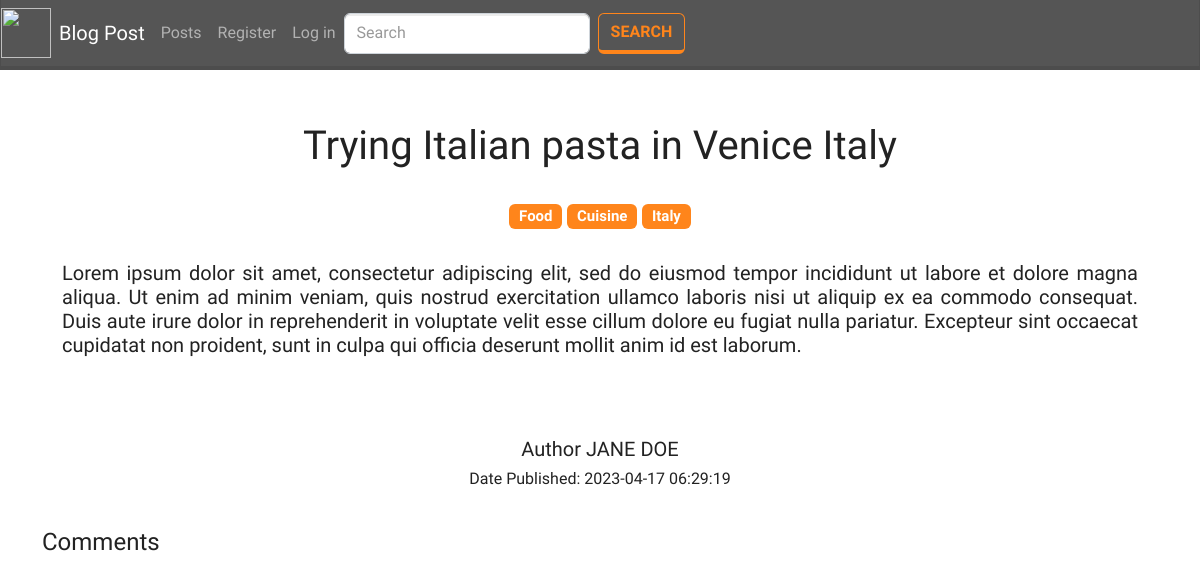
Page /single_post.php?id=5 on the earlier database version.
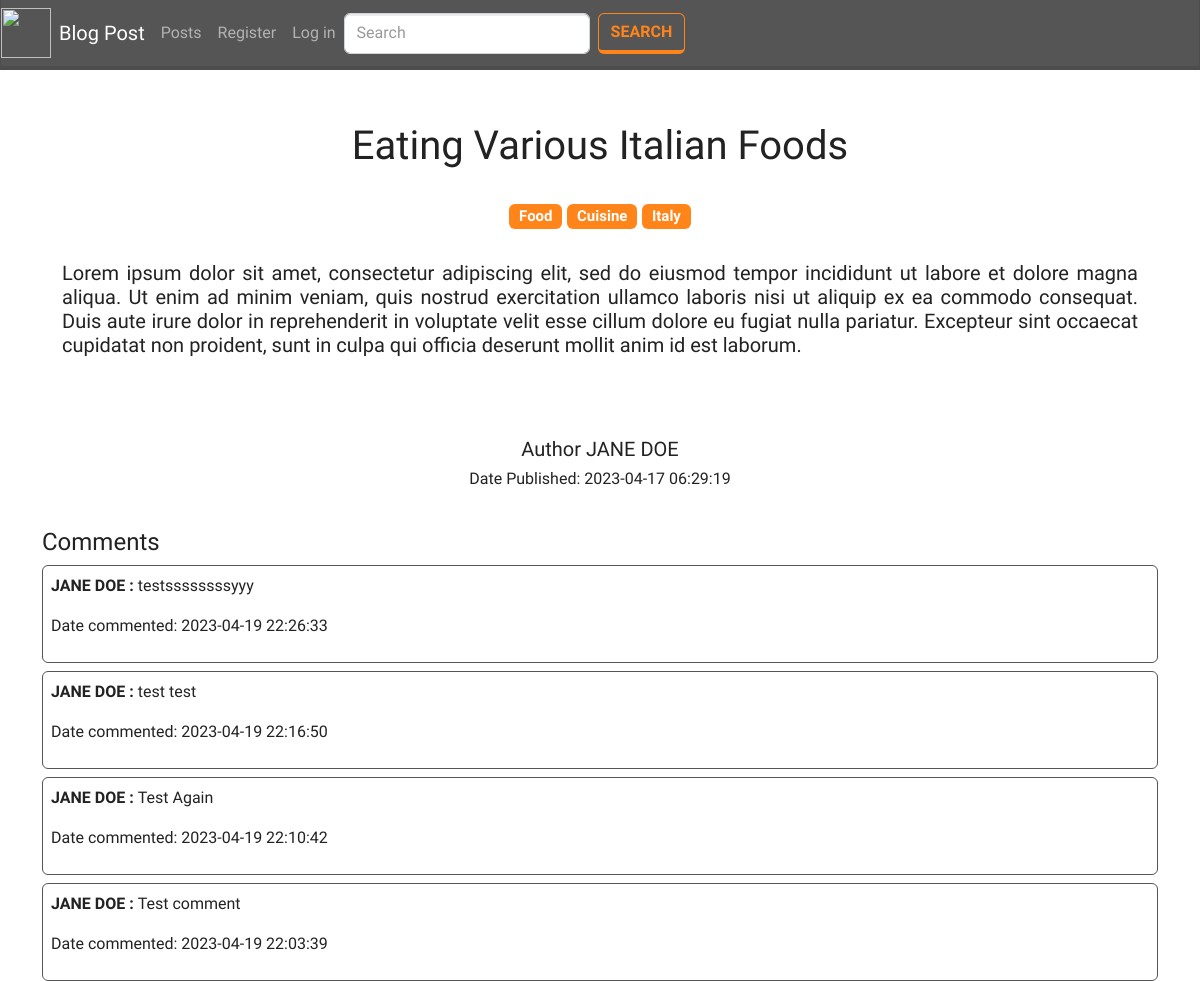
Same page on the later database version.
### tables this page shows
CREATE TABLE `blogs` (
  `id` int(11) NOT NULL,
  `author_id` int(11) NOT NULL,
  `title` varchar(255) NOT NULL,
  `body` longtext NOT NULL,
  `tags` varchar(255) NOT NULL,
  `date_created` datetime NOT NULL
);

CREATE TABLE `users` (
  `id` int(11) NOT NULL,
  `first_name` varchar(255) NOT NULL,
  `middle_name` varchar(255) NOT NULL,
  `last_name` varchar(255) NOT NULL,
  `email` varchar(255) NOT NULL,
  `password` varchar(255) NOT NULL,
  `privacy_policy` varchar(255) NOT NULL,
  `is_admin` int(11) NOT NULL,
  `is_active` int(11) NOT NULL,
  `image` varchar(255) NOT NULL
);

CREATE TABLE `comments` (
  `id` int(11) NOT NULL,
  `blog_id` int(11) NOT NULL,
  `user_id` int(11) NOT NULL,
  `comment` longtext NOT NULL,
  `date_created` datetime NOT NULL
);

### includes/functions.php (called while the page is built, shortened)
<?php
function getSinglePosts(){
    $id = $_GET['id'];
    $q = "SELECT b.id as `bid`, b.author_id, b.title, b.body, b.tags, b.date_created, u.id, u.first_name, u.last_name  FROM blogs b INNER JOIN users u ON b.author_id = u.id WHERE b.id = $id";
    $result = mysqli_query($_SESSION['conn'], $q);
    $temp = array();
    while ($row = $result->fetch_assoc()) {
        $temp[] = $row;
    }
    return $temp;
}
function getComments(){
    $id = $_GET['id'];
    $q = "SELECT CONCAT(u.first_name, ' ', u.last_name) as `fullname`, c.comment, c.date_created FROM comments c INNER JOIN users u ON c.user_id = u.id WHERE c.blog_id = $id ORDER BY c.id DESC";
    $result = mysqli_query($_SESSION['conn'], $q);
    $temp = array();
    while ($row = $result->fetch_assoc()) {
        $temp[] = $row;
    }
    return $temp;
}

### single_post.php (the view, shortened to what this page needs)
<?php include('components/header.php'); ?>
<div class="container mt-5 ">
<div class="row m-1 p-1 text-center ">
        <div class="col">
            <?php foreach(getSinglePosts() as $res) {?>
                <h1><?= $res['title']?></h1>
                <br>
                <?php $tags = explode(',', $res['tags']) ?>
                <h5>
                    <?php foreach($tags as $tag){?>
                        <a  class="badge bg-warning" style="text-decoration: none"><?= $tag ?></a>
                        <?php } ?>
                    </h5>
                    <br>
                    <h5 style="text-align: justify"><?= $res['body']?></h5>
                    <br>
                    <br>
                    <br>
                    <h5>Author <?= strtoupper($res['first_name'] . " " . $res['last_name'])?></h5>
                    <h6>Date Published: <?= $res['date_created']?></h6>
                    <br>
                    <?php } ?>
                </div>
            </div>
            <div>
    <h4>Comments</h4>
    </div>
    <?php foreach(getComments() as $res) {?>
    <div class="card border-dark p-2 mt-2">
        <p><b> <?= strtoupper($res['fullname'] )?> :  </b> <?= $res['comment']?></p>
        <p>Date commented: <?= $res['date_created']?></p>
    </div>
    <?php } ?>
</div>
<?php include('components/footer.php'); ?>

Differences in the rows shown:
changed blogs "Food": title "Trying Italian pasta in Venice Italy" → "Eating Various Italian Foods"
added comments: fullname "JANE DOE", comment "testssssssssyyy", date_created "2023-04-19 22:26:33"
added comments: fullname "JANE DOE", comment "test test", date_created "2023-04-19 22:16:50"
added comments: fullname "JANE DOE", comment "Test Again", date_created "2023-04-19 22:10:42"
added comments: fullname "JANE DOE", comment "Test comment", date_created "2023-04-19 22:03:39"
